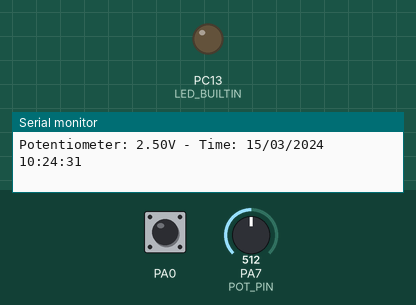
Bench run of a program on a simulated STM32 Black Pill. On the bench: output pins drawn as LEDs (lit = HIGH), the last lines printed to the serial monitor. Dashed ring = blinking. The inputs (shaded band) are chosen by the test bench; at power-on: PA0 HIGH, PA7 (POT_PIN) = 512. The local clock reads 2024-03-15 10:24:30 at power-on unless the program sets it.

Above: at 1.2 s.
1.3 s: PA0 pulled LOW for 0.15 s
At 1.3 s:
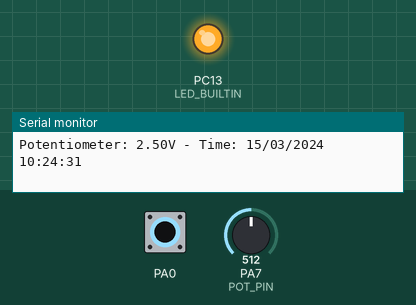
2.9 s: PA0 pulled LOW for 3.2 s
At 3.7 s:
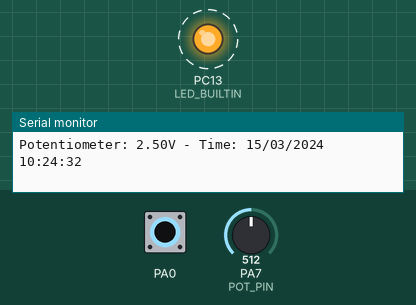
Timing chart, 0 to 13.6 s (numbered marks = the images above; inputs shaded):
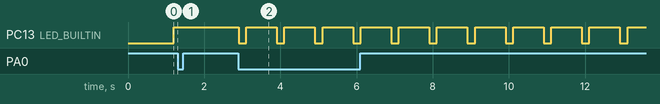

Measured:
- after the input at 1.3 s, PC13 (LED_BUILTIN): stays HIGH (without the input it goes to LOW after 0.70 s)

The program:

main.cpp
```cpp
#include "Arduino.h"
#include "RTClib.h"

#ifndef USER_BTN
  #define USER_BTN 0
#endif
const int POT_PIN = A7;

RTC_DS1307 rtc;

const int intervalDebug[3] = {1000, 5000, 10000};

void setup()
{
  /* Initialize serial communication and wait for port to open: */
  Serial.begin(115200); // Start the Serial communication to send messages to the computer

  /* PinMode */
  pinMode(LED_BUILTIN, OUTPUT);
  pinMode(USER_BTN, INPUT_PULLUP);
  pinMode(POT_PIN, INPUT);

  /* RTC setup */
  if (! rtc.begin()) {
    Serial.println("Couldn't find RTC");
    Serial.flush();
    while (1) delay(10);
  }
  if (! rtc.isrunning()) {
    Serial.println("RTC is NOT running, let's set the time!");
    rtc.adjust(DateTime(F(__DATE__), F(__TIME__)));
  }
}

void loop()
{
  /* Initialize global variables */
  static int buttonState, potADC, potVoltage;
  static int index_interval = 0;
  static unsigned long lastDebugMillis = 0;

  /* Read */
  potADC = analogRead(POT_PIN);
  buttonState = digitalRead(USER_BTN);
  DateTime now = rtc.now();

  /* Logic */
  if (!buttonState) {
    index_interval = (index_interval + 1) % 3;
  }
  potVoltage = map(potADC, 0, 1023, 0, 500);

  /* Output */
  if (millis() - lastDebugMillis > intervalDebug[index_interval]) {
    lastDebugMillis = millis();
    // Debug
    float potVoltage_f = (float)potVoltage / 100.00;
    Serial.print("Potentiometer: ");Serial.print(potVoltage_f);Serial.print("V");
    char buffer[50];
    sprintf(buffer, " - Time: %02d/%02d/%04d %02d:%02d:%02d", now.day(), now.month(), now.year(), now.hour(), now.minute(), now.second());
    Serial.println(buffer);
    // LED Blink
    digitalWrite(LED_BUILTIN, LOW);
    delay(200);
    digitalWrite(LED_BUILTIN, HIGH);
  }
}
```
